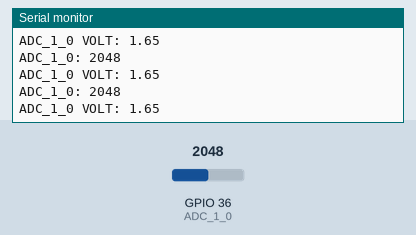
Simulated run of this sketch. Board: ESP32. On the bench: the last lines printed to the serial monitor. The inputs (shaded band) are chosen by the test bench; at power-on: GPIO 36 (ADC_1_0) = 2048 (analog values on the 0–4095 scale).

Above: at 1.3 s.
1.4 s: GPIO 36 (ADC_1_0) set to 2866
At 1.9 s:
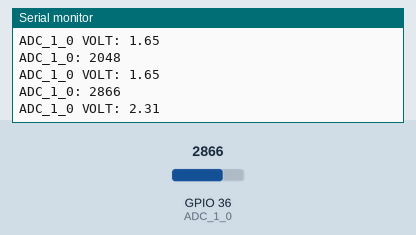
2.9 s: GPIO 36 (ADC_1_0) set to 3603
At 3.5 s:
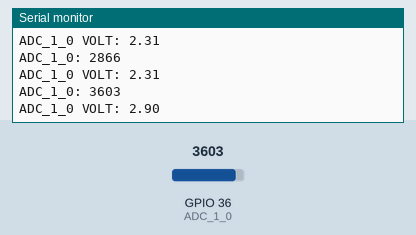
Timing chart, 0 to 5.9 s (numbered marks = the images above; inputs shaded):
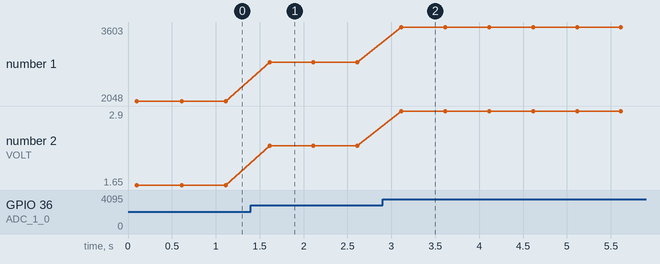

Measured:
- after the input at 1.4 s, the serial monitor: prints a new line after 0.21 s (image 1)
- after the input at 2.9 s, the serial monitor: prints a new line after 0.21 s (image 2)
- plotted number 1: 2048 → 2866 after the input at 1.4 s, 2866 → 3603 after the input at 2.9 s
- plotted number 2: 1.65 → 2.31 after the input at 1.4 s, 2.31 → 2.9 after the input at 2.9 s

The sketch:

ADC_test.ino
```cpp
/***********************************
  ESP32 - ADC Test
  Analog Input ==> ADC_1_0 (GPIO36)

************************************/
#include "Arduino.h"
#define ADC_1_0 36
#define ADC_RESOLUTION 12
#define VREF_PLUS 3.3
#define VREF_MINUS 0.0
int analog_value = 0;
float analog_voltage = 0;
void setup()
{
  Serial.begin(9600);
  analogReadResolution(ADC_RESOLUTION);
  delay(100);
  Serial.println("ESP32 Analog Input ==> ADC_1_0(GPIO36)");
}
void loop()
{
  analog_value = analogRead(ADC_1_0);
  analog_voltage = analog_value * (VREF_PLUS) / (pow (2.0,(float)ADC_RESOLUTION)) + VREF_MINUS;
  Serial.print("ADC_1_0: ");
  Serial.println(analog_value);
  Serial.print("ADC_1_0 VOLT: ");
  Serial.println(analog_voltage);
  delay(500);
}
```

sloeber.ino.cpp
```cpp
#ifdef __IN_ECLIPSE__
//This is a automatic generated file
//Please do not modify this file
//If you touch this file your change will be overwritten during the next build
//This file has been generated on 2021-01-17 19:34:12

#include "Arduino.h"
#include "Arduino.h"

void setup() ;
void loop() ;

#include "ADC_test.ino"


#endif
```
